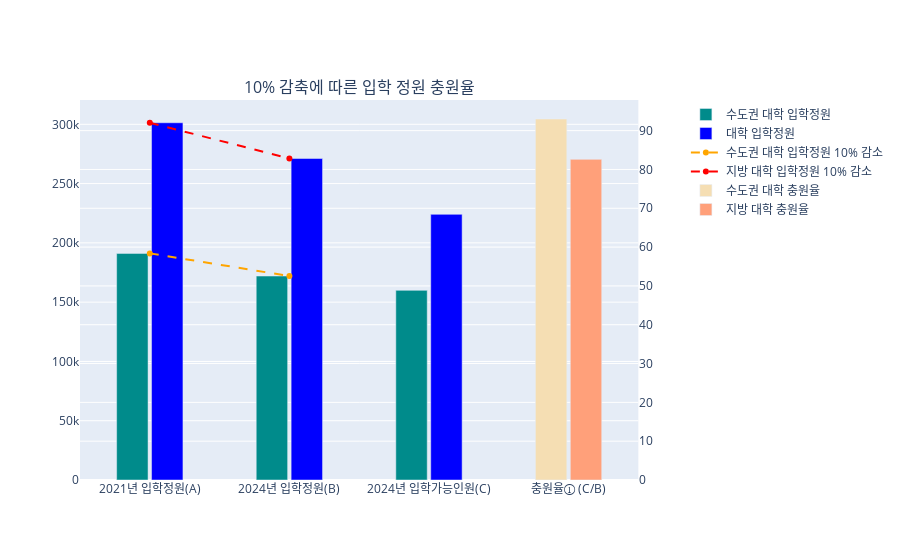

Notebook source saved alongside this figure:
### Code cell
fig = make_subplots(specs=[[{"secondary_y": True}]],
                    horizontal_spacing=0.9,
                   subplot_titles=['10% 감축에 따른 입학 정원 충원율'])

fig.add_trace(go.Bar(x=[df6.columns[1], df6.columns[3], df6.columns[4]], 
                     y=[df6.iloc[7][1], df6.iloc[7][3], df6.iloc[7][4]],
                         name='수도권 대학 입학정원',
                         marker_color='darkcyan'),
                         secondary_y=False)
fig.add_trace(go.Bar(x=[df6.columns[1], df6.columns[3], df6.columns[4]], 
                     y=[df6.iloc[10][1], df6.iloc[10][3], df6.iloc[10][4]],
                         name='대학 입학정원',
                         marker_color='blue'),
                         secondary_y=False)
fig.add_trace(go.Scatter(x=[df6.columns[1], df6.columns[3]], 
                         y=[df6.iloc[7][1], df6.iloc[7][3]],
                         name='수도권 대학 입학정원 10% 감소',
                         line=dict(dash='dash', color='orange')),
                         secondary_y=False)
fig.add_trace(go.Scatter(x=[df6.columns[1], df6.columns[3]], 
                         y=[df6.iloc[10][1], df6.iloc[10][3]],
                         name='지방 대학 입학정원 10% 감소',
                         line=dict(dash='dash', color='red')),
                         secondary_y=False)

fig.add_trace(go.Bar(x=[df6.columns[5]], y=[df6.iloc[7][5]],
                         name='수도권 대학 충원율',
                        marker_color='wheat'),
                         secondary_y=True)
fig.add_trace(go.Bar(x=[df6.columns[5]], y=[df6.iloc[10][5]],
                         name='지방 대학 충원율',
                        marker_color='lightsalmon'),
                         secondary_y=True)

fig.update_layout(bargap=0.5, bargroupgap=0.1)
fig.show()

### Figure 1 — Plotly figure (JSON) as saved in the notebook; plotly's stock layout.template omitted (floating-point values rounded to 4 significant figures)
{"data": [{"marker": {"color": "darkcyan"}, "name": "수도권 대학 입학정원", "type": "bar", "x": ["2021년 입학정원(A)", "2024년 입학정원(B)", "2024년 입학가능인원(C)"], "xaxis": "x", "y": [191138, 172024, 159943], "yaxis": "y"}, {"marker": {"color": "blue"}, "name": "대학 입학정원", "type": "bar", "x": ["2021년 입학정원(A)", "2024년 입학정원(B)", "2024년 입학가능인원(C)"], "xaxis": "x", "y": [301314, 271183, 224059], "yaxis": "y"}, {"line": {"color": "orange", "dash": "dash"}, "name": "수도권 대학 입학정원 10% 감소", "type": "scatter", "x": ["2021년 입학정원(A)", "2024년 입학정원(B)"], "xaxis": "x", "y": [191138, 172024], "yaxis": "y"}, {"line": {"color": "red", "dash": "dash"}, "name": "지방 대학 입학정원 10% 감소", "type": "scatter", "x": ["2021년 입학정원(A)", "2024년 입학정원(B)"], "xaxis": "x", "y": [301314, 271183], "yaxis": "y"}, {"marker": {"color": "wheat"}, "name": "수도권 대학 충원율", "type": "bar", "x": ["충원율① (C/B)"], "xaxis": "x", "y": [93], "yaxis": "y2"}, {"marker": {"color": "lightsalmon"}, "name": "지방 대학 충원율", "type": "bar", "x": ["충원율① (C/B)"], "xaxis": "x", "y": [82.6], "yaxis": "y2"}], "layout": {"annotations": [{"font": {"size": 16}, "showarrow": false, "text": "10% 감축에 따른 입학 정원 충원율", "x": 0.47, "xanchor": "center", "xref": "paper", "y": 1, "yanchor": "bottom", "yref": "paper"}], "bargap": 0.5, "bargroupgap": 0.1, "xaxis": {"anchor": "y", "domain": [0, 0.94]}, "yaxis": {"anchor": "x", "domain": [0, 1]}, "yaxis2": {"anchor": "x", "overlaying": "y", "side": "right"}}}
